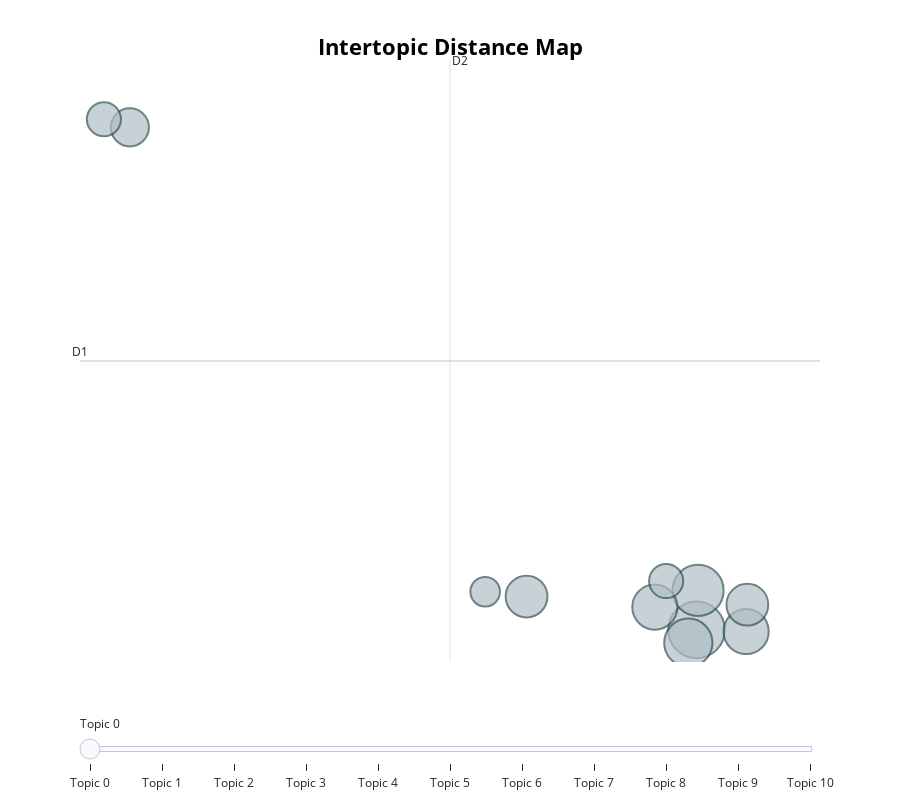

The notebook cell this image was saved under:
### Code cell
if len(valid_topics) <= 1:
    print("visualization is not possible or not meaningful.\n")
else: # visualize topics if meaningful
    try:
        fig = topic_model.visualize_topics(width=900, height=800)
        fig.show()
    except ValueError as ve:
        print("\n[ERROR] visualization failed:", ve)

### Figure 1 — Plotly figure (JSON) as saved in the notebook; plotly's stock layout.template omitted (floating-point values rounded to 4 significant figures)
{"data": [{"customdata": [[0, "international | sports | many | join | activities", 11], [1, "week | intro | participate | akku | participating", 9], [2, "dutch | time | speak | never | simply", 8], [3, "went | intro | week | student | attended", 7], [4, "joined | study | active | association | student", 7], [5, "friends | met | introduction | intro | rest", 6], [6, "parties | go | gatherings | dont | expand", 6], [7, "students | class | engaging | lunch | hung", 5], [8, "talk | pretend | outgoing | naturally | extroverted", 4], [9, "went | horeca | strategy | seems | kind", 4], [10, "outside | ub | uni | classes | social", 3]], "hovertemplate": "<b>Topic %{customdata[0]}</b><br>%{customdata[1]}<br>Size: %{customdata[2]}", "legendgroup": "", "marker": {"color": "#B0BEC5", "line": {"color": "DarkSlateGrey", "width": 2}, "size": [11, 9, 8, 7, 7, 6, 6, 5, 4, 4, 3], "sizemode": "area", "sizeref": 0.006875, "symbol": "circle"}, "mode": "markers", "name": "", "orientation": "v", "showlegend": false, "type": "scatter", "x": [4.827, 4.844, 4.736, 4.363, 5.38, 5.393, 2.934, -1.484, -1.773, 4.489, 2.473], "xaxis": "x", "y": [-4.134, -2.722, -4.593, -3.319, -4.191, -3.232, -2.943, 13.83, 14.12, -2.387, -2.771], "yaxis": "y"}], "layout": {"annotations": [{"showarrow": false, "text": "D1", "x": -2.04, "y": 5.477, "yshift": 10}, {"showarrow": false, "text": "D2", "x": 2.081, "xshift": 10, "y": 16.24}], "height": 800, "hoverlabel": {"bgcolor": "white", "font": {"family": "Rockwell", "size": 16}}, "legend": {"itemsizing": "constant", "tracegroupgap": 0}, "margin": {"t": 60}, "shapes": [{"line": {"color": "#CFD8DC", "width": 2}, "type": "line", "x0": 2.081, "x1": 2.081, "y0": -5.282, "y1": 16.24}, {"line": {"color": "#9E9E9E", "width": 2}, "type": "line", "x0": -2.04, "x1": 6.202, "y0": 5.477, "y1": 5.477}], "sliders": [{"active": 0, "pad": {"t": 50}, "steps": [{"args": [{"marker.color": [["red", "#B0BEC5", "#B0BEC5", "#B0BEC5", "#B0BEC5", "#B0BEC5", "#B0BEC5", "#B0BEC5", "#B0BEC5", "#B0BEC5", "#B0BEC5"]]}], "label": "Topic 0", "method": "update"}, {"args": [{"marker.color": [["#B0BEC5", "red", "#B0BEC5", "#B0BEC5", "#B0BEC5", "#B0BEC5", "#B0BEC5", "#B0BEC5", "#B0BEC5", "#B0BEC5", "#B0BEC5"]]}], "label": "Topic 1", "method": "update"}, {"args": [{"marker.color": [["#B0BEC5", "#B0BEC5", "red", "#B0BEC5", "#B0BEC5", "#B0BEC5", "#B0BEC5", "#B0BEC5", "#B0BEC5", "#B0BEC5", "#B0BEC5"]]}], "label": "Topic 2", "method": "update"}, {"args": [{"marker.color": [["#B0BEC5", "#B0BEC5", "#B0BEC5", "red", "#B0BEC5", "#B0BEC5", "#B0BEC5", "#B0BEC5", "#B0BEC5", "#B0BEC5", "#B0BEC5"]]}], "label": "Topic 3", "method": "update"}, {"args": [{"marker.color": [["#B0BEC5", "#B0BEC5", "#B0BEC5", "#B0BEC5", "red", "#B0BEC5", "#B0BEC5", "#B0BEC5", "#B0BEC5", "#B0BEC5", "#B0BEC5"]]}], "label": "Topic 4", "method": "update"}, {"args": [{"marker.color": [["#B0BEC5", "#B0BEC5", "#B0BEC5", "#B0BEC5", "#B0BEC5", "red", "#B0BEC5", "#B0BEC5", "#B0BEC5", "#B0BEC5", "#B0BEC5"]]}], "label": "Topic 5", "method": "update"}, {"args": [{"marker.color": [["#B0BEC5", "#B0BEC5", "#B0BEC5", "#B0BEC5", "#B0BEC5", "#B0BEC5", "red", "#B0BEC5", "#B0BEC5", "#B0BEC5", "#B0BEC5"]]}], "label": "Topic 6", "method": "update"}, {"args": [{"marker.color": [["#B0BEC5", "#B0BEC5", "#B0BEC5", "#B0BEC5", "#B0BEC5", "#B0BEC5", "#B0BEC5", "red", "#B0BEC5", "#B0BEC5", "#B0BEC5"]]}], "label": "Topic 7", "method": "update"}, {"args": [{"marker.color": [["#B0BEC5", "#B0BEC5", "#B0BEC5", "#B0BEC5", "#B0BEC5", "#B0BEC5", "#B0BEC5", "#B0BEC5", "red", "#B0BEC5", "#B0BEC5"]]}], "label": "Topic 8", "method": "update"}, {"args": [{"marker.color": [["#B0BEC5", "#B0BEC5", "#B0BEC5", "#B0BEC5", "#B0BEC5", "#B0BEC5", "#B0BEC5", "#B0BEC5", "#B0BEC5", "red", "#B0BEC5"]]}], "label": "Topic 9", "method": "update"}, {"args": [{"marker.color": [["#B0BEC5", "#B0BEC5", "#B0BEC5", "#B0BEC5", "#B0BEC5", "#B0BEC5", "#B0BEC5", "#B0BEC5", "#B0BEC5", "#B0BEC5", "red"]]}], "label": "Topic 10", "method": "update"}]}], "title": {"font": {"color": "Black", "size": 22}, "text": "<b>Intertopic Distance Map</b>", "x": 0.5, "xanchor": "center", "y": 0.95, "yanchor": "top"}, "width": 900, "xaxis": {"anchor": "y", "domain": [0, 1], "range": [-2.04, 6.202], "title": {"text": ""}, "visible": false}, "yaxis": {"anchor": "x", "domain": [0, 1], "range": [-5.282, 16.24], "title": {"text": ""}, "visible": false}}}
